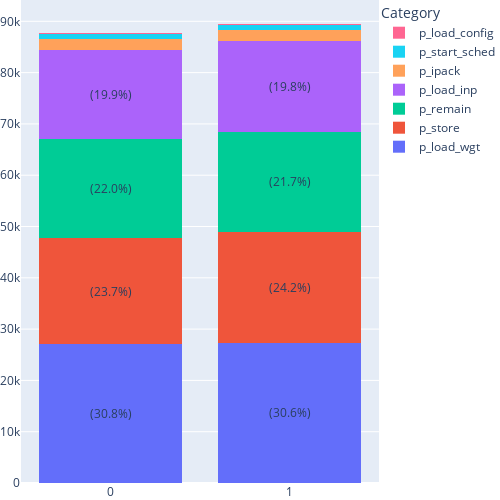
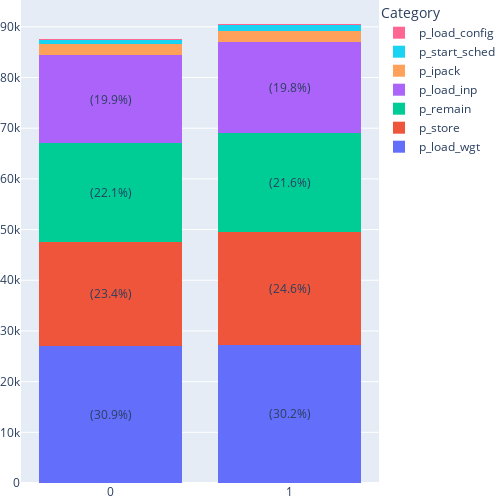
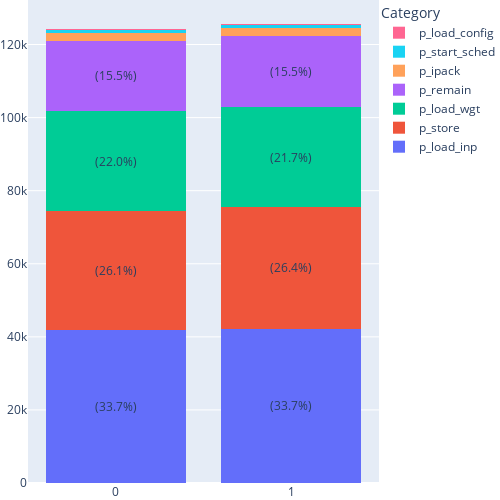
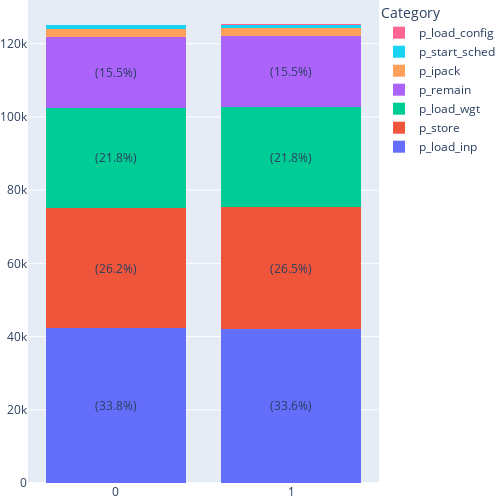

The code cell stored with these charts, in order, in its notebook:
### Code cell
import pandas as pd
import plotly.graph_objects as go
import os

def plot_bar_chart(filepath):
    df = pd.read_csv(filepath)
    df = df.loc[:, df.columns.str.startswith("t_") | df.columns.str.startswith("p_")]
    t_col = df.columns[df.columns.str.startswith("t_")][0]
    df["p_remain"] = df[t_col] - df.loc[:, df.columns.str.startswith("p_")].sum(axis=1)
    df.drop(t_col, axis=1, inplace=True)
    df = df.reindex(df.sum().sort_values(ascending=False).index, axis=1)
    fig = go.Figure()
    fig.update_layout(width=500, height=500)
    for col in df.columns:
        fig.add_trace(go.Bar(x=df.index, y=df[col], name=col))
    fig.update_layout(
        barmode="stack",
        xaxis=dict(
            tickmode="array",
            tickvals=list(range(len(df.index))),
            ticktext=list(df.index),
        ),
        legend=dict(title="Category", orientation="v", x=1, y=1),
    )

    for i, col in enumerate(df.columns):
        for j, val in enumerate(df[col]):
            percent = val / df.iloc[j].sum() * 100
            if percent > 5:
                fig.add_annotation(
                    x=j,
                    y=df.iloc[j, :i].sum() + val / 2,
                    text=f"({percent:.1f}%)",
                    showarrow=False,
                )
    fig.update_traces(marker_line_width=0)
    fig.update_layout(margin=dict(l=0, r=0, t=0, b=0))
    fig.show()
    # fig.write_image(f"{filepath}.pdf",format="pdf")

show_all = False
show_x = 7
mdir = "../secda_benchmark_suite/results"
files = [f for f in os.listdir(mdir) if f.endswith(".csv")]
files.sort(key=lambda x: os.path.getmtime(os.path.join(mdir, x)))
files.reverse()
files = files[1:]
for f in files:
    if f.endswith(".csv"):
        print(f)
        plot_bar_chart(os.path.join(mdir, f))
        show_x -= 1
        if show_x == 0 and not show_all:
            break

### Figure 1 — Plotly figure (JSON) as saved in the notebook; plotly's stock layout.template omitted (floating-point values rounded to 4 significant figures)
{"data": [{"marker": {"line": {"width": 0}}, "name": "p_load_wgt", "type": "bar", "x": [0, 1], "y": [27024, 27369]}, {"marker": {"line": {"width": 0}}, "name": "p_store", "type": "bar", "x": [0, 1], "y": [20743, 21627]}, {"marker": {"line": {"width": 0}}, "name": "p_remain", "type": "bar", "x": [0, 1], "y": [19291, 19417]}, {"marker": {"line": {"width": 0}}, "name": "p_load_inp", "type": "bar", "x": [0, 1], "y": [17423, 17724]}, {"marker": {"line": {"width": 0}}, "name": "p_ipack", "type": "bar", "x": [0, 1], "y": [2123, 2123]}, {"marker": {"line": {"width": 0}}, "name": "p_start_sched", "type": "bar", "x": [0, 1], "y": [894, 972]}, {"marker": {"line": {"width": 0}}, "name": "p_load_config", "type": "bar", "x": [0, 1], "y": [197, 217]}], "layout": {"annotations": [{"showarrow": false, "text": "(30.8%)", "x": 0, "y": 13512}, {"showarrow": false, "text": "(30.6%)", "x": 1, "y": 13680.0}, {"showarrow": false, "text": "(23.7%)", "x": 0, "y": 37400.0}, {"showarrow": false, "text": "(24.2%)", "x": 1, "y": 38180.0}, {"showarrow": false, "text": "(22.0%)", "x": 0, "y": 57410.0}, {"showarrow": false, "text": "(21.7%)", "x": 1, "y": 58700.0}, {"showarrow": false, "text": "(19.9%)", "x": 0, "y": 75770.0}, {"showarrow": false, "text": "(19.8%)", "x": 1, "y": 77275}], "barmode": "stack", "height": 500, "legend": {"orientation": "v", "title": {"text": "Category"}, "x": 1, "y": 1}, "margin": {"b": 0, "l": 0, "r": 0, "t": 0}, "width": 500, "xaxis": {"tickmode": "array", "ticktext": [0, 1], "tickvals": [0, 1]}}}

### Figure 2 — Plotly figure (JSON) as saved in the notebook; plotly's stock layout.template omitted (floating-point values rounded to 4 significant figures)
{"data": [{"marker": {"line": {"width": 0}}, "name": "p_load_wgt", "type": "bar", "x": [0, 1], "y": [27085, 27310]}, {"marker": {"line": {"width": 0}}, "name": "p_store", "type": "bar", "x": [0, 1], "y": [20544, 22235]}, {"marker": {"line": {"width": 0}}, "name": "p_remain", "type": "bar", "x": [0, 1], "y": [19385, 19589]}, {"marker": {"line": {"width": 0}}, "name": "p_load_inp", "type": "bar", "x": [0, 1], "y": [17445, 17901]}, {"marker": {"line": {"width": 0}}, "name": "p_ipack", "type": "bar", "x": [0, 1], "y": [2113, 2118]}, {"marker": {"line": {"width": 0}}, "name": "p_start_sched", "type": "bar", "x": [0, 1], "y": [890, 1121]}, {"marker": {"line": {"width": 0}}, "name": "p_load_config", "type": "bar", "x": [0, 1], "y": [202, 251]}], "layout": {"annotations": [{"showarrow": false, "text": "(30.9%)", "x": 0, "y": 13540.0}, {"showarrow": false, "text": "(30.2%)", "x": 1, "y": 13655}, {"showarrow": false, "text": "(23.4%)", "x": 0, "y": 37357}, {"showarrow": false, "text": "(24.6%)", "x": 1, "y": 38430.0}, {"showarrow": false, "text": "(22.1%)", "x": 0, "y": 57320.0}, {"showarrow": false, "text": "(21.6%)", "x": 1, "y": 59340.0}, {"showarrow": false, "text": "(19.9%)", "x": 0, "y": 75740.0}, {"showarrow": false, "text": "(19.8%)", "x": 1, "y": 78080.0}], "barmode": "stack", "height": 500, "legend": {"orientation": "v", "title": {"text": "Category"}, "x": 1, "y": 1}, "margin": {"b": 0, "l": 0, "r": 0, "t": 0}, "width": 500, "xaxis": {"tickmode": "array", "ticktext": [0, 1], "tickvals": [0, 1]}}}

### Figure 3 — Plotly figure (JSON) as saved in the notebook; plotly's stock layout.template omitted (floating-point values rounded to 4 significant figures)
{"data": [{"marker": {"line": {"width": 0}}, "name": "p_load_inp", "type": "bar", "x": [0, 1], "y": [41919, 42271]}, {"marker": {"line": {"width": 0}}, "name": "p_store", "type": "bar", "x": [0, 1], "y": [32476, 33210]}, {"marker": {"line": {"width": 0}}, "name": "p_load_wgt", "type": "bar", "x": [0, 1], "y": [27378, 27303]}, {"marker": {"line": {"width": 0}}, "name": "p_remain", "type": "bar", "x": [0, 1], "y": [19322, 19475]}, {"marker": {"line": {"width": 0}}, "name": "p_ipack", "type": "bar", "x": [0, 1], "y": [2117, 2134]}, {"marker": {"line": {"width": 0}}, "name": "p_start_sched", "type": "bar", "x": [0, 1], "y": [883, 971]}, {"marker": {"line": {"width": 0}}, "name": "p_load_config", "type": "bar", "x": [0, 1], "y": [205, 211]}], "layout": {"annotations": [{"showarrow": false, "text": "(33.7%)", "x": 0, "y": 20960.0}, {"showarrow": false, "text": "(33.7%)", "x": 1, "y": 21140.0}, {"showarrow": false, "text": "(26.1%)", "x": 0, "y": 58157}, {"showarrow": false, "text": "(26.4%)", "x": 1, "y": 58876}, {"showarrow": false, "text": "(22.0%)", "x": 0, "y": 88084}, {"showarrow": false, "text": "(21.7%)", "x": 1, "y": 89130.0}, {"showarrow": false, "text": "(15.5%)", "x": 0, "y": 111434}, {"showarrow": false, "text": "(15.5%)", "x": 1, "y": 112500.0}], "barmode": "stack", "height": 500, "legend": {"orientation": "v", "title": {"text": "Category"}, "x": 1, "y": 1}, "margin": {"b": 0, "l": 0, "r": 0, "t": 0}, "width": 500, "xaxis": {"tickmode": "array", "ticktext": [0, 1], "tickvals": [0, 1]}}}

### Figure 4 — Plotly figure (JSON) as saved in the notebook; plotly's stock layout.template omitted (floating-point values rounded to 4 significant figures)
{"data": [{"marker": {"line": {"width": 0}}, "name": "p_load_inp", "type": "bar", "x": [0, 1], "y": [42301, 42088]}, {"marker": {"line": {"width": 0}}, "name": "p_store", "type": "bar", "x": [0, 1], "y": [32863, 33208]}, {"marker": {"line": {"width": 0}}, "name": "p_load_wgt", "type": "bar", "x": [0, 1], "y": [27328, 27377]}, {"marker": {"line": {"width": 0}}, "name": "p_remain", "type": "bar", "x": [0, 1], "y": [19388, 19373]}, {"marker": {"line": {"width": 0}}, "name": "p_ipack", "type": "bar", "x": [0, 1], "y": [2120, 2121]}, {"marker": {"line": {"width": 0}}, "name": "p_start_sched", "type": "bar", "x": [0, 1], "y": [1015, 968]}, {"marker": {"line": {"width": 0}}, "name": "p_load_config", "type": "bar", "x": [0, 1], "y": [234, 214]}], "layout": {"annotations": [{"showarrow": false, "text": "(33.8%)", "x": 0, "y": 21150.0}, {"showarrow": false, "text": "(33.6%)", "x": 1, "y": 21044}, {"showarrow": false, "text": "(26.2%)", "x": 0, "y": 58730.0}, {"showarrow": false, "text": "(26.5%)", "x": 1, "y": 58692}, {"showarrow": false, "text": "(21.8%)", "x": 0, "y": 88828}, {"showarrow": false, "text": "(21.8%)", "x": 1, "y": 88980.0}, {"showarrow": false, "text": "(15.5%)", "x": 0, "y": 112186}, {"showarrow": false, "text": "(15.5%)", "x": 1, "y": 112400.0}], "barmode": "stack", "height": 500, "legend": {"orientation": "v", "title": {"text": "Category"}, "x": 1, "y": 1}, "margin": {"b": 0, "l": 0, "r": 0, "t": 0}, "width": 500, "xaxis": {"tickmode": "array", "ticktext": [0, 1], "tickvals": [0, 1]}}}
